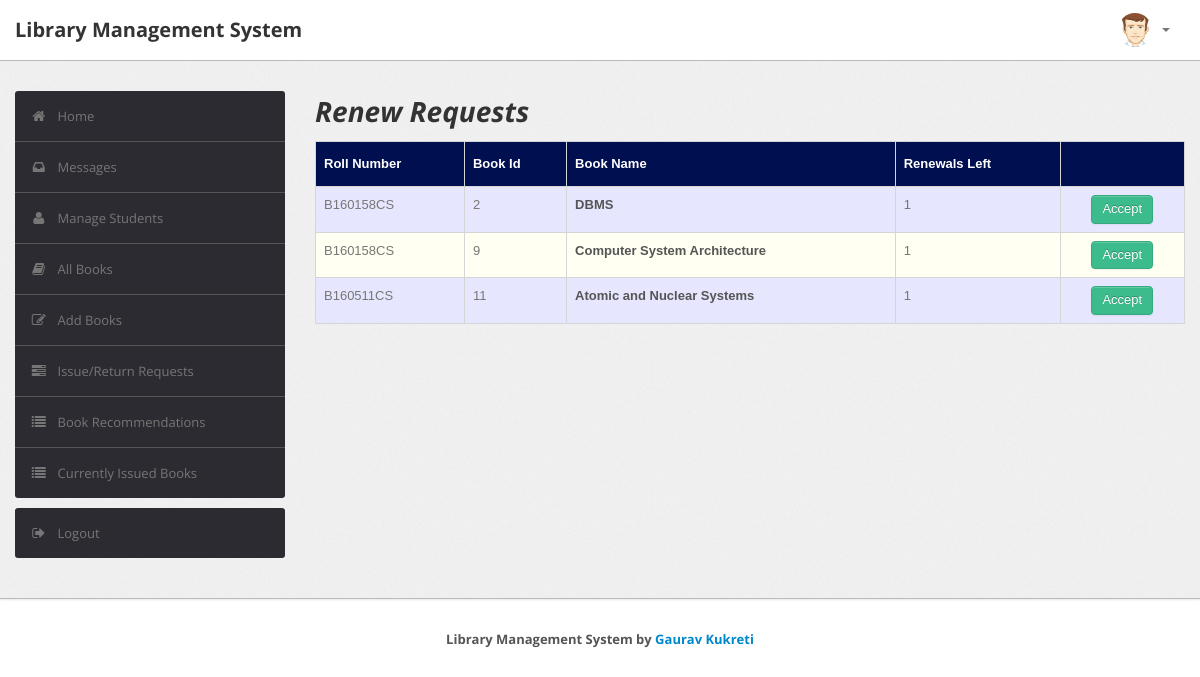
Screenshot of /admin/renew_requests.php (signed in) with the database file from the repository.
### tables this page shows
CREATE TABLE `record` (
  `RollNo` varchar(50) NOT NULL,
  `BookId` int(10) NOT NULL,
  `Date_of_Issue` date DEFAULT NULL,
  `Due_Date` date DEFAULT NULL,
  `Date_of_Return` date DEFAULT NULL,
  `Dues` int(10) DEFAULT NULL,
  `Renewals_left` int(10) DEFAULT NULL,
  `Time` time DEFAULT NULL
);

CREATE TABLE `renew` (
  `RollNo` varchar(50) NOT NULL,
  `BookId` int(10) NOT NULL
);

CREATE TABLE `book` (
  `BookId` int(10) NOT NULL,
  `Title` varchar(50) DEFAULT NULL,
  `Publisher` varchar(50) DEFAULT NULL,
  `Year` varchar(50) DEFAULT NULL,
  `Availability` int(5) DEFAULT NULL
);

### admin/renew_requests.php (the view, shortened to what this page needs)
<?php
require('dbconn.php');
?>
<?php
if ($_SESSION['RollNo']) {
    ?>
<!DOCTYPE html>
<html lang="en">
    <head>
        <link type="text/css" href="bootstrap/css/bootstrap.min.css" rel="stylesheet">
        <link type="text/css" href="bootstrap/css/bootstrap-responsive.min.css" rel="stylesheet">
        <link type="text/css" href="css/theme.css" rel="stylesheet">
        <link type="text/css" href="images/icons/css/font-awesome.css" rel="stylesheet">
    </head>
    <body>
        <div class="navbar navbar-fixed-top">
            <div class="navbar-inner">
                <div class="container">
                        <a class="brand" href="index.php">Library Management System </a>
                    <div class="nav-collapse collapse navbar-inverse-collapse">
                        <ul class="nav pull-right">
                            <li class="nav-user dropdown"><a href="#" class="dropdown-toggle" data-toggle="dropdown">
                                <img src="images/user.png" class="nav-avatar" />
                                <b class="caret"></b></a>
                            </li>
                        </ul>
                    </div>
                </div>
            </div>
        </div>
        <div class="wrapper">
            <div class="container">
                <div class="row">
                    <div class="span3">
                        <div class="sidebar">
                            <ul class="widget widget-menu unstyled">
                                <li class="active"><a href="index.php"><i class="menu-icon icon-home"></i>Home
                                </a></li>
                                 <li><a href="message.php"><i class="menu-icon icon-inbox"></i>Messages</a>
                                </li>
                                <li><a href="student.php"><i class="menu-icon icon-user"></i>Manage Students </a>
                                </li>
                                <li><a href="book.php"><i class="menu-icon icon-book"></i>All Books </a></li>
                                <li><a href="addbook.php"><i class="menu-icon icon-edit"></i>Add Books </a></li>
                                <li><a href="requests.php"><i class="menu-icon icon-tasks"></i>Issue/Return Requests </a></li>
                                <li><a href="recommendations.php"><i class="menu-icon icon-list"></i>Book Recommendations </a></li>
                                <li><a href="current.php"><i class="menu-icon icon-list"></i>Currently Issued Books </a></li>
                            </ul>
                            <ul class="widget widget-menu unstyled">
                                <li><a href="logout.php"><i class="menu-icon icon-signout"></i>Logout </a></li>
                            </ul>
                        </div>
                    </div>
                    <div class="span9">
                        <h1><i>Renew Requests</i></h1>
                        <table class="table" id = "tables">
                                  <thead>
                                    <tr>
                                      <th>Roll Number</th>
                                      <th>Book Id</th>
                                      <th>Book Name</th>
                                      <th>Renewals Left</th>
                                      <th></th>
                                    </tr>
                                  </thead>
                                  <tbody>
                                    <?php
                            $sql="select * from lms.record,lms.book,lms.renew where renew.BookId=book.BookId and renew.RollNo=record.RollNo and renew.BookId=record.BookId";
                            $result=$conn->query($sql);
                            while($row=$result->fetch_assoc())
                            {
                                $bookid=$row['BookId'];
                                $rollno=$row['RollNo'];
                                $name=$row['Title'];
                                $renewals=$row['Renewals_left'];
                            ?>
                                    <tr>
                                      <td><?php echo strtoupper($rollno) ?></td>
                                      <td><?php echo $bookid ?></td>
                                      <td><b><?php echo $name ?></b></td>
                                      <td><?php echo $renewals ?></td>
                                      <td><center>
                                        <?php
                                        if($renewals > 0)
                                        {echo "<a href=\"acceptrenewal.php?id1=".$bookid."&id2=".$rollno."\" class=\"btn btn-success\">Accept</a>";}
                                         ?>
                                    </center></td>
                                    </tr>
                               <?php } ?>
                               </tbody>
                                </table>
                            </div>
                </div>
            </div>
        </div>
        <div class="footer">
            <div class="container" style="display: flex; justify-content: center; align-items: center;">
                <b>Library Management System by <a target="_blank" href="https://github.com/GauravKukreti">Gaurav
                        Kukreti</a></b>
            </div>
        </div>
    </body>
</html>
<?php }
else {
    echo "<script type='text/javascript'>alert('Access Denied!!!')</script>";
} ?>

### admin/css/theme.css (style rules this page uses)
#tables { font-family: "Trebuchet MS", Arial, Helvetica, sans-serif; border-collapse: collapse; width: 100%; }
#tables td, #tables th { border: 1px solid #ddd; padding: 8px; }
#tables tr:nth-child(even) { background-color: #fffff2; }
#tables tr:nth-child(odd) { background-color: #e6e6ff; }
#tables th { padding-top: 12px; padding-bottom: 12px; text-align: left; background-color: #000F50; color: white; }
body { font-size: 13px; font-family: 'Open Sans', Arial, sans-serif; background: #fff; color: #777 }
h1, h2, h3, h4, h5, h6 { color: #333; margin-top: 0 }
h1 { font-size: 28px }
strong, b { color: #555 }
.wrapper { background: url(../images/bg.png) #eee; border-bottom: 1px solid #bbb; -webkit-box-shadow: 0 1px 2px rgba(0,0,0,0.1); -moz-box-shadow: 0 1px 2px rgba(0,0,0,0.1); box-shadow: 0 1px 2px rgba(0,0,0,0.1); padding: 30px 0 }
.footer { color: #999; padding: 30px 0 60px }
body [class^="icon-"], body [class*=" icon-"] { font-size: 14px; line-height: 20px; height: 20px }
.navbar { position: static!important; margin: 0!important }
.navbar .navbar-inner { background: #fff; border-bottom: 1px solid #bbb; -webkit-box-shadow: 0 1px 2px rgba(0,0,0,0.15); -moz-box-shadow: 0 1px 2px rgba(0,0,0,0.15); box-shadow: 0 1px 2px rgba(0,0,0,0.15) }
.navbar .brand { color: #333; font-weight: bold; font-size: 20px; margin-right: 20px; padding: 20px }
.navbar .nav>li>a { padding: 20px 15px; font-weight: bold; color: #777 }
.nav-user>a { height: 20px }
.nav-avatar { width: 34px; height: 34px; margin: -7px 5px 0 0; -webkit-border-radius: 50%; -moz-border-radius: 50%; border-radius: 50% }
.btn, .btn-box { -webkit-border-radius: 3px; -moz-border-radius: 3px; border-radius: 3px }
.btn { font-size: 13px; font-weight: 600 }
.btn { display: inline-block; margin-bottom: 0; font-weight: 400; text-align: center; vertical-align: middle; cursor: pointer; background-image: none; border: 1px solid transparent; white-space: nowrap; padding: 4px 10px; font-size: 13px; line-height: 1.42857; border-radius: 4px; -webkit-user-select: none; -moz-user-select: none; -ms-user-select: none; user-select: none }
.btn-success { color: #fff; background-color: #3cbc8d; border-color: #36a97f }
.table { margin-bottom: 0 }
.table th, .table td { border-color: #d5d5d5!important }
.widget-menu { background: #fff; -webkit-border-radius: 3px; -moz-border-radius: 3px; border-radius: 3px; overflow: hidden }
.widget-menu a { color: #555; display: block; line-height: 20px; padding: 15px; text-decoration: none!important }
.widget-menu .menu-icon { margin-right: 10px; color: #767676; -webkit-transition: all .2s ease-in-out; -moz-transition: all .2s ease-in-out; transition: all .2s ease-in-out; }
.widget-menu>li+li { border-top: 1px solid #555 }
.widget-menu>li>a { background-color: #2d2b32; color: #767676; -webkit-transition: all .2s ease-in-out; -moz-transition: all .2s ease-in-out; transition: all .2s ease-in-out; }

### rows the page displays
record: renew.RollNo "B160158CS", renew.BookId "2", BookId.Title "DBMS", Renewals_left "1"
record: renew.RollNo "B160158CS", renew.BookId "9", BookId.Title "Computer System Architecture", Renewals_left "1"
record: renew.RollNo "B160511CS", renew.BookId "11", BookId.Title "Atomic and Nuclear Systems", Renewals_left "1"
